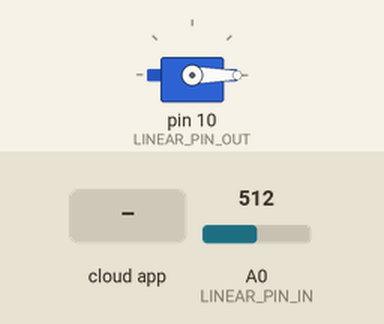
Simulated run of this sketch. Board: Arduino Uno, built with avr-gcc and run on an emulated ATmega328P. Parts: servo. Inputs (shaded band) come from the test bench; at power-on: A0 (LINEAR_PIN_IN) = 512. The ROS host is connected and sends only what is stated.

Above: at 2.2 s.
2.3 s: the phone or cloud app sets linear_actuator_input to 45
At 4.2 s:
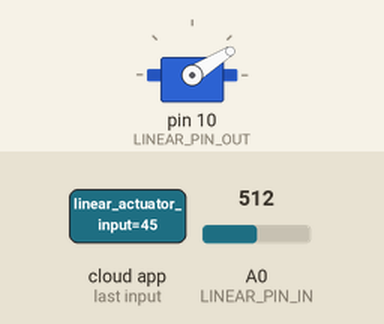
4.5 s: the phone or cloud app sets linear_actuator_input to 90
At 5.9 s:
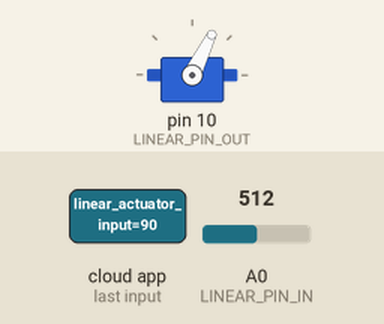
6.5 s: the phone or cloud app sets linear_actuator_input to 180
At 7.5 s:
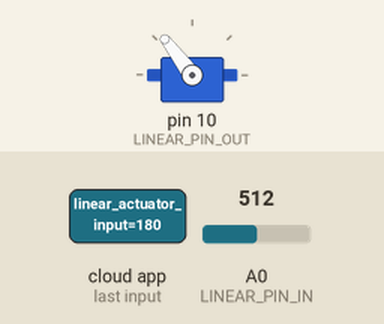
8.5 s: the phone or cloud app sets linear_actuator_input to 0
At 10.3 s:
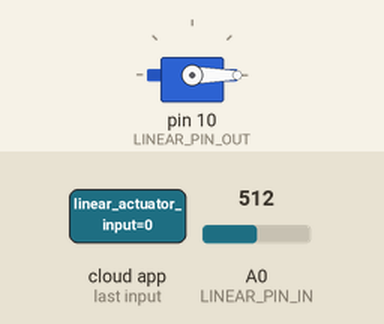
Timing chart, 0 to 11.5 s (numbered marks = the images above; inputs shaded):
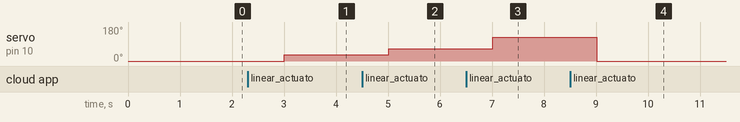

The sketch:

chockabotControl.ino
```cpp
/* Chockabot Control arduino node
 * This node will be responsible for controlling the
 * linear actuator. it publishes a topic "/linear_actuator_position"
 * showing the current position of the actuator as a value in the range [0,255]
 * and accepts target position by subscribing to "/linear_actuator_input", where
 * if something is published to this it will move to the desired position.
 */

#include <ros.h>
#include <std_msgs/Int32.h>
#include <Servo.h>

//Pin Definitions
#define LINEAR_PIN_OUT 10        //Linear Actuator Digital Pin out
#define LINEAR_PIN_IN  0        //Linear Actuator Analog Pin in

//max/min pulse values in microseconds for the linear actuators defined from datasheet
#define LINEAR50_MIN  1050
#define LINEAR50_MAX  2000

ros::NodeHandle nh;

std_msgs::Int32 cur_pos; // the current position of the linear actuator, will be published as a topic.

void callback( const std_msgs::Int32& pos); // the callback declaration

ros::Publisher pub("linear_actuator_position",&cur_pos); // the current position publisher
ros::Subscriber<std_msgs::Int32> sub("linear_actuator_input", &callback); // Subscriber to look for desired position for the actuator.

Servo linear_acutator;
int target_value = LINEAR50_MIN; // the target position of the actuator.

void setup()
{
  // initializes pin for reading from the actuator.
  pinMode(LINEAR_PIN_IN,  INPUT);

  //initialize linear actuator
  linear_acutator.attach(LINEAR_PIN_OUT, LINEAR50_MIN, LINEAR50_MAX);  // attaches/activates the linear actuator as a servo object

  //use the writeMicroseconds to set the linear actuators to their initial position (LINEAR50_MIN)
  linear_acutator.writeMicroseconds(target_value);

  // initialis ROS publishers and subscribers
  nh.initNode();
  nh.advertise(pub);
  nh.subscribe(sub);

  delay(1000);
}

/*  Main loop of program publishes current position
 *  and listens for topics to come in to tell it
 *  what position to move to.
 */
void loop()
{
  // gets the current position through the actuator pin.
  int analogValue = analogRead(LINEAR_PIN_IN);

  //Map analog input value (0-360) to a value representative of the input value (0-255).
  cur_pos.data = map(analogValue, 10, 360, 255, 0);

  pub.publish(&cur_pos); // publishes current position.

  // all ROS communication (publishing, callbacks) is handled here.
  nh.spinOnce();
  nh.spinOnce();
  nh.spinOnce();
  nh.spinOnce();

  delay(1000);
}

/* This callback is executed when someone publishes
 *  to the "/linear_actuator_input" topic. the data published
 *  is an Int32 in the range (0-255) representing the desired position
 *  of the actuator, where 0 is the lowest position and 255 is the highest.
 *  They can then check the current position of the actuator by subscribing to
 *  "/linear_actuator_position" where they can look at current position values
 *  to tell where the actuator currently is.
 */
void callback( const std_msgs::Int32& pos)
{
  target_value = pos.data;

  //Map input value (0-255) to sensor value.
  int newVal = map(255 - target_value, 0, 255, LINEAR50_MAX, LINEAR50_MIN);

  //use the writeMicroseconds to write the target value to the linear actuator.
  linear_acutator.writeMicroseconds(newVal);

  nh.spinOnce(); // all ROS communication is handled here.
  delay(1000);
}
```

Measured:
- after the input at 2.3 s, servo on pin 10 (LINEAR_PIN_OUT): 0° → 32° after 0.71 s
- after the input at 4.5 s, servo on pin 10 (LINEAR_PIN_OUT): 32° → 64° after 0.51 s
- after the input at 6.5 s, servo on pin 10 (LINEAR_PIN_OUT): 64° → 127° after 0.51 s
- after the input at 8.5 s, servo on pin 10 (LINEAR_PIN_OUT): 127° → 0° after 0.52 s
